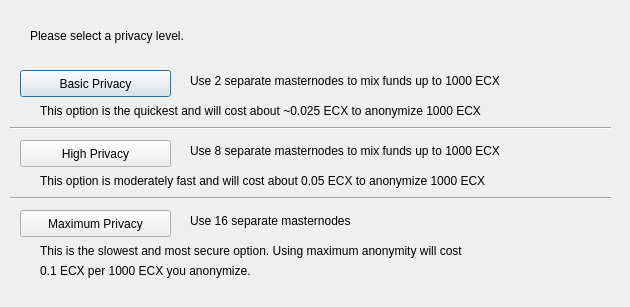
<?xml version="1.0" encoding="UTF-8"?>
<ui version="4.0">
 <class>DarksendConfig</class>
 <widget class="QDialog" name="DarksendConfig">
  <property name="geometry">
   <rect>
    <x>0</x>
    <y>0</y>
    <width>630</width>
    <height>307</height>
   </rect>
  </property>
  <property name="windowTitle">
   <string>Configure PrivateSend</string>
  </property>
  <widget class="QPushButton" name="buttonBasic">
   <property name="geometry">
    <rect>
     <x>20</x>
     <y>70</y>
     <width>151</width>
     <height>27</height>
    </rect>
   </property>
   <property name="text">
    <string>Basic Privacy</string>
   </property>
  </widget>
  <widget class="QPushButton" name="buttonHigh">
   <property name="geometry">
    <rect>
     <x>20</x>
     <y>140</y>
     <width>151</width>
     <height>27</height>
    </rect>
   </property>
   <property name="text">
    <string>High Privacy</string>
   </property>
  </widget>
  <widget class="QPushButton" name="buttonMax">
   <property name="geometry">
    <rect>
     <x>20</x>
     <y>210</y>
     <width>151</width>
     <height>27</height>
    </rect>
   </property>
   <property name="text">
    <string>Maximum Privacy</string>
   </property>
  </widget>
  <widget class="QLabel" name="label">
   <property name="geometry">
    <rect>
     <x>30</x>
     <y>20</y>
     <width>571</width>
     <height>31</height>
    </rect>
   </property>
   <property name="text">
    <string>Please select a privacy level.</string>
   </property>
  </widget>
  <widget class="QLabel" name="label_2">
   <property name="geometry">
    <rect>
     <x>190</x>
     <y>70</y>
     <width>421</width>
     <height>21</height>
    </rect>
   </property>
   <property name="text">
    <string>Use 2 separate masternodes to mix funds up to 1000 ECX</string>
   </property>
  </widget>
  <widget class="QLabel" name="label_3">
   <property name="geometry">
    <rect>
     <x>190</x>
     <y>140</y>
     <width>411</width>
     <height>21</height>
    </rect>
   </property>
   <property name="text">
    <string>Use 8 separate masternodes to mix funds up to 1000 ECX</string>
   </property>
  </widget>
  <widget class="QLabel" name="label_4">
   <property name="geometry">
    <rect>
     <x>190</x>
     <y>210</y>
     <width>421</width>
     <height>21</height>
    </rect>
   </property>
   <property name="text">
    <string>Use 16 separate masternodes</string>
   </property>
  </widget>
  <widget class="QLabel" name="label_6">
   <property name="geometry">
    <rect>
     <x>40</x>
     <y>100</y>
     <width>561</width>
     <height>21</height>
    </rect>
   </property>
   <property name="text">
    <string>This option is the quickest and will cost about ~0.025 ECX to anonymize 1000 ECX</string>
   </property>
  </widget>
  <widget class="QLabel" name="label_7">
   <property name="geometry">
    <rect>
     <x>40</x>
     <y>170</y>
     <width>561</width>
     <height>21</height>
    </rect>
   </property>
   <property name="text">
    <string>This option is moderately fast and will cost about 0.05 ECX to anonymize 1000 ECX</string>
   </property>
  </widget>
  <widget class="QLabel" name="label_8">
   <property name="geometry">
    <rect>
     <x>40</x>
     <y>240</y>
     <width>561</width>
     <height>21</height>
    </rect>
   </property>
   <property name="text">
    <string>This is the slowest and most secure option. Using maximum anonymity will cost</string>
   </property>
  </widget>
  <widget class="QLabel" name="label_9">
   <property name="geometry">
    <rect>
     <x>40</x>
     <y>260</y>
     <width>561</width>
     <height>21</height>
    </rect>
   </property>
   <property name="text">
    <string>0.1 ECX per 1000 ECX you anonymize.</string>
   </property>
  </widget>
  <widget class="Line" name="line">
   <property name="geometry">
    <rect>
     <x>10</x>
     <y>120</y>
     <width>601</width>
     <height>16</height>
    </rect>
   </property>
   <property name="orientation">
    <enum>Qt::Horizontal</enum>
   </property>
  </widget>
  <widget class="Line" name="line_2">
   <property name="geometry">
    <rect>
     <x>10</x>
     <y>190</y>
     <width>601</width>
     <height>16</height>
    </rect>
   </property>
   <property name="orientation">
    <enum>Qt::Horizontal</enum>
   </property>
  </widget>
 </widget>
 <resources/>
 <connections/>
</ui>
